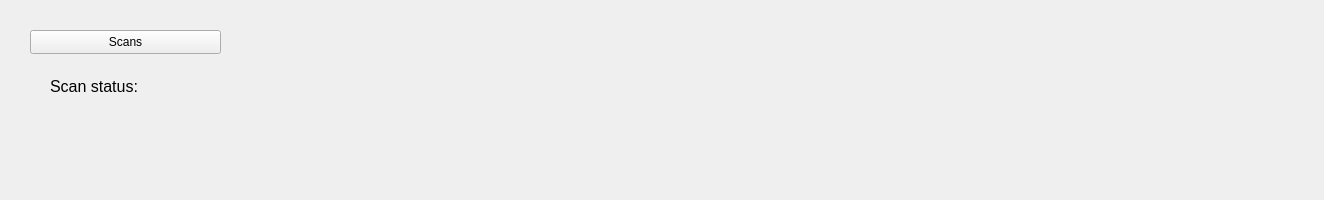
<?xml version="1.0" encoding="UTF-8"?>
<ui version="4.0">
 <class>Form</class>
 <widget class="QWidget" name="Form">
  <property name="geometry">
   <rect>
    <x>0</x>
    <y>0</y>
    <width>1324</width>
    <height>200</height>
   </rect>
  </property>
  <property name="windowTitle">
   <string>Form</string>
  </property>
  <widget class="PyDMRelatedDisplayButton" name="PyDMRelatedDisplayButton">
   <property name="geometry">
    <rect>
     <x>30</x>
     <y>30</y>
     <width>191</width>
     <height>24</height>
    </rect>
   </property>
   <property name="toolTip">
    <string/>
   </property>
   <property name="text">
    <string>Scans</string>
   </property>
   <property name="filenames" stdset="0">
    <stringlist>
     <string>scan_more.adl</string>
    </stringlist>
   </property>
   <property name="showIcon" stdset="0">
    <bool>false</bool>
   </property>
   <property name="macros" stdset="0">
    <stringlist>
     <string>P=${P},R=${R}</string>
    </stringlist>
   </property>
   <property name="openInNewWindow" stdset="0">
    <bool>true</bool>
   </property>
  </widget>
  <widget class="QWidget" name="">
   <property name="geometry">
    <rect>
     <x>20</x>
     <y>70</y>
     <width>241</width>
     <height>33</height>
    </rect>
   </property>
   <layout class="QHBoxLayout" name="horizontalLayout">
    <item>
     <widget class="PyDMLabel" name="PyDMLabel_2">
      <property name="font">
       <font>
        <pointsize>12</pointsize>
       </font>
      </property>
      <property name="toolTip">
       <string/>
      </property>
      <property name="text">
       <string>Scan status:</string>
      </property>
      <property name="alignment">
       <set>Qt::AlignRight|Qt::AlignTrailing|Qt::AlignVCenter</set>
      </property>
     </widget>
    </item>
    <item>
     <widget class="PyDMLabel" name="PyDMLabel">
      <property name="font">
       <font>
        <pointsize>14</pointsize>
       </font>
      </property>
      <property name="toolTip">
       <string>${P}${S}.SMSG</string>
      </property>
      <property name="alignment">
       <set>Qt::AlignCenter</set>
      </property>
      <property name="alarmSensitiveContent" stdset="0">
       <bool>true</bool>
      </property>
      <property name="channel" stdset="0">
       <string>ca://${P}${S}.SMSG</string>
      </property>
     </widget>
    </item>
   </layout>
  </widget>
 </widget>
 <customwidgets>
  <customwidget>
   <class>PyDMLabel</class>
   <extends>QLabel</extends>
   <header>pydm.widgets.label</header>
  </customwidget>
  <customwidget>
   <class>PyDMRelatedDisplayButton</class>
   <extends>QPushButton</extends>
   <header>pydm.widgets.related_display_button</header>
  </customwidget>
 </customwidgets>
 <resources/>
 <connections/>
</ui>
